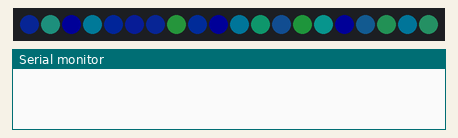
Bench run of a sketch on a simulated Arduino Uno, built with avr-gcc and run on an emulated ATmega328P. On the bench: 20 RGB LEDs in strip order, left to right, the last lines printed to the serial monitor. Dim RGB values are drawn brighter than linear; random numbers use the default seed unless the sketch sets one.

Above: at 0.15 s.
At 4.95 s:
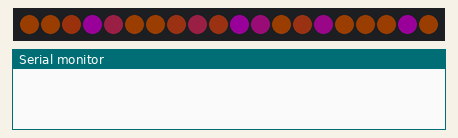
At 10.06 s:
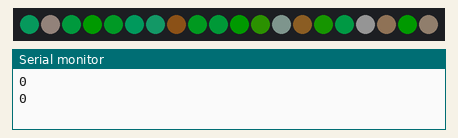
At 19.97 s:
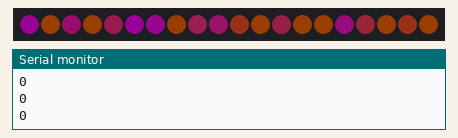
At 29.88 s:
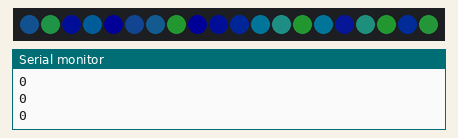
At 39.79 s:
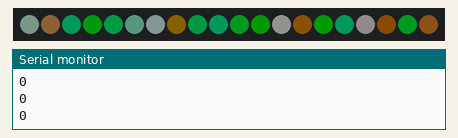

The sketch:

FastLED.learn.ino
```cpp
#include <FastLED.h>

#define NUM_LEDS 20
#define LED_PIN  5

CRGB leds[NUM_LEDS];


uint8_t colorIndex[NUM_LEDS];
uint8_t whichPalette = 0;

void setup() {
  FastLED.addLeds<WS2812B, LED_PIN, GRB>(leds, NUM_LEDS);
  FastLED.setBrightness(25);
  FastLED.setCorrection(StandardFluorescent);

  Serial.begin(57600);

  //Fill the colorIndex array with random numbers
  for (int i = 0; i < NUM_LEDS; i++) {
    colorIndex[i] = random8();
  }
  }


DEFINE_GRADIENT_PALETTE( greenblue_gp ) {
    0,    0,  194,  255,     //light blue
   46,    3,    0,  246,     //dark blue
  176,   55,  222,   70,     //bright green
  255,    0,  194,  255      //light blue
};

DEFINE_GRADIENT_PALETTE( orangepink_gp ) {
    0,  255,  100,    0,     //orange
   90,  255,    0,  255,     //magenta
  150,  255,  100,    0,     //orange
  255,  255,  100,    0      //orange
};

DEFINE_GRADIENT_PALETTE( browngreen_gp ) {
    0,    6,  255,    0,     //green
   71,    0,  255,  153,     //bluegreen
  122,  200,  200,  200,     //gray
  181,  110,   61,    6,     //brown
  255,    6,  255,    0      //green
};

CRGBPalette16 currentPalette(greenblue_gp);
CRGBPalette16 targetPalette(orangepink_gp);


void loop() {

  // Color each pixel from the palette using the index from colorIndex[]
  for (int i = 0; i < NUM_LEDS; i++) {
    leds[i] = ColorFromPalette(currentPalette, colorIndex[i]);
  }

  nblendPaletteTowardPalette( currentPalette, targetPalette, 10 );

  switch (whichPalette) {
    case 0:
      targetPalette = orangepink_gp;
      break;
    case 1:
      targetPalette = browngreen_gp;
      break;
     case 2:
      targetPalette = greenblue_gp;
      break;
  }

  EVERY_N_SECONDS(5) {
    whichPalette++;
    if (whichPalette > 2) whichPalette = 0;
    Serial.println(currentPalette[0]);
  }

  EVERY_N_MILLISECONDS(5){
    for (int i = 0; i < NUM_LEDS; i++) {
      colorIndex[i]++;
    }
  }

  FastLED.show();
}
```
